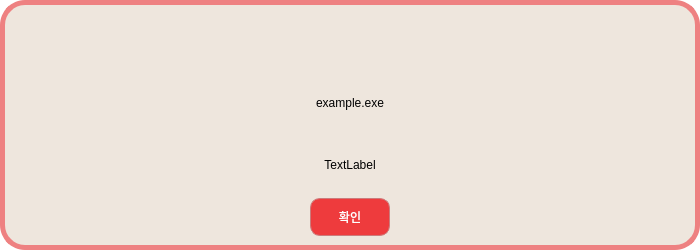
<?xml version="1.0" encoding="UTF-8"?>
<ui version="4.0">
 <class>Dialog</class>
 <widget class="QDialog" name="Dialog">
  <property name="geometry">
   <rect>
    <x>0</x>
    <y>0</y>
    <width>700</width>
    <height>250</height>
   </rect>
  </property>
  <property name="minimumSize">
   <size>
    <width>700</width>
    <height>250</height>
   </size>
  </property>
  <property name="maximumSize">
   <size>
    <width>700</width>
    <height>250</height>
   </size>
  </property>
  <property name="windowTitle">
   <string>Dialog</string>
  </property>
  <property name="styleSheet">
   <string notr="true">background-color: transparent;</string>
  </property>
  <layout class="QVBoxLayout" name="verticalLayout">
   <property name="spacing">
    <number>0</number>
   </property>
   <property name="leftMargin">
    <number>0</number>
   </property>
   <property name="topMargin">
    <number>0</number>
   </property>
   <property name="rightMargin">
    <number>0</number>
   </property>
   <property name="bottomMargin">
    <number>0</number>
   </property>
   <item alignment="Qt::AlignLeft">
    <widget class="QStackedWidget" name="alert_stackedWidget">
     <property name="styleSheet">
      <string notr="true">QLabel {	
	font: 63 20pt &quot;SUIT ExtraBold&quot;;
}

QPushButton {
	font: 63 13pt &quot;SUIT ExtraBold&quot;;
	background-color: #EE3B3D;
	color: white;
	border: 1px solid #CC7B7B;
	border-radius: 10px;
}

QPushButton::hover {
	background-color: #FF6666;
}

</string>
     </property>
     <property name="currentIndex">
      <number>0</number>
     </property>
     <widget class="QWidget" name="network_alert">
      <property name="minimumSize">
       <size>
        <width>700</width>
        <height>0</height>
       </size>
      </property>
      <property name="maximumSize">
       <size>
        <width>700</width>
        <height>16777215</height>
       </size>
      </property>
      <property name="styleSheet">
       <string notr="true">#network_alert_frame {
	background-color: #EEE6DD;
	border: 5px solid #EE8181;
	border-radius: 25px;
}</string>
      </property>
      <layout class="QVBoxLayout" name="verticalLayout_2">
       <property name="spacing">
        <number>0</number>
       </property>
       <property name="leftMargin">
        <number>0</number>
       </property>
       <property name="topMargin">
        <number>0</number>
       </property>
       <property name="rightMargin">
        <number>0</number>
       </property>
       <property name="bottomMargin">
        <number>0</number>
       </property>
       <item>
        <widget class="QFrame" name="network_alert_frame">
         <property name="maximumSize">
          <size>
           <width>16777215</width>
           <height>250</height>
          </size>
         </property>
         <property name="frameShape">
          <enum>QFrame::StyledPanel</enum>
         </property>
         <property name="frameShadow">
          <enum>QFrame::Raised</enum>
         </property>
         <layout class="QVBoxLayout" name="verticalLayout_4">
          <item>
           <widget class="QLabel" name="warining_icon">
            <property name="text">
             <string/>
            </property>
            <property name="pixmap">
             <pixmap resource="../resources/resources.qrc">:/Icons/images/Alert circle.png</pixmap>
            </property>
            <property name="alignment">
             <set>Qt::AlignCenter</set>
            </property>
           </widget>
          </item>
          <item>
           <widget class="QLabel" name="process_name_label">
            <property name="text">
             <string>example.exe</string>
            </property>
            <property name="alignment">
             <set>Qt::AlignCenter</set>
            </property>
           </widget>
          </item>
          <item>
           <widget class="QLabel" name="warning_message_label">
            <property name="text">
             <string>TextLabel</string>
            </property>
            <property name="alignment">
             <set>Qt::AlignCenter</set>
            </property>
           </widget>
          </item>
          <item alignment="Qt::AlignHCenter">
           <widget class="QPushButton" name="btn_ok_1">
            <property name="minimumSize">
             <size>
              <width>80</width>
              <height>38</height>
             </size>
            </property>
            <property name="maximumSize">
             <size>
              <width>80</width>
              <height>38</height>
             </size>
            </property>
            <property name="text">
             <string>확인</string>
            </property>
           </widget>
          </item>
         </layout>
        </widget>
       </item>
      </layout>
     </widget>
     <widget class="QWidget" name="suspect_alert">
      <property name="styleSheet">
       <string notr="true">#suspect_alert_frame {
	background-color: #EEE6DD;
	border: 5px solid #EE8181;
	border-radius: 25px;
}</string>
      </property>
      <layout class="QHBoxLayout" name="horizontalLayout">
       <property name="spacing">
        <number>0</number>
       </property>
       <property name="leftMargin">
        <number>0</number>
       </property>
       <property name="topMargin">
        <number>0</number>
       </property>
       <property name="rightMargin">
        <number>0</number>
       </property>
       <property name="bottomMargin">
        <number>0</number>
       </property>
       <item>
        <widget class="QFrame" name="suspect_alert_frame">
         <property name="maximumSize">
          <size>
           <width>456</width>
           <height>16777215</height>
          </size>
         </property>
         <property name="frameShape">
          <enum>QFrame::StyledPanel</enum>
         </property>
         <property name="frameShadow">
          <enum>QFrame::Raised</enum>
         </property>
         <layout class="QVBoxLayout" name="verticalLayout_3">
          <item>
           <widget class="QLabel" name="warining_icon_2">
            <property name="text">
             <string/>
            </property>
            <property name="pixmap">
             <pixmap resource="../resources/resources.qrc">:/Icons/images/Bell.png</pixmap>
            </property>
            <property name="alignment">
             <set>Qt::AlignCenter</set>
            </property>
           </widget>
          </item>
          <item>
           <widget class="QLabel" name="process_name_label_2">
            <property name="text">
             <string>example.exe</string>
            </property>
            <property name="alignment">
             <set>Qt::AlignCenter</set>
            </property>
           </widget>
          </item>
          <item>
           <widget class="QFrame" name="frame">
            <property name="frameShape">
             <enum>QFrame::StyledPanel</enum>
            </property>
            <property name="frameShadow">
             <enum>QFrame::Raised</enum>
            </property>
            <layout class="QHBoxLayout" name="horizontalLayout_2">
             <item>
              <spacer name="horizontalSpacer">
               <property name="orientation">
                <enum>Qt::Horizontal</enum>
               </property>
               <property name="sizeType">
                <enum>QSizePolicy::Maximum</enum>
               </property>
               <property name="sizeHint" stdset="0">
                <size>
                 <width>40</width>
                 <height>20</height>
                </size>
               </property>
              </spacer>
             </item>
             <item alignment="Qt::AlignRight">
              <widget class="QLabel" name="suspect_level_title">
               <property name="text">
                <string>의심  수준  -  </string>
               </property>
              </widget>
             </item>
             <item alignment="Qt::AlignLeft">
              <widget class="QLabel" name="suspect_level">
               <property name="text">
                <string>TextLabel</string>
               </property>
              </widget>
             </item>
            </layout>
           </widget>
          </item>
          <item alignment="Qt::AlignHCenter">
           <widget class="QPushButton" name="btn_ok_2">
            <property name="minimumSize">
             <size>
              <width>80</width>
              <height>38</height>
             </size>
            </property>
            <property name="maximumSize">
             <size>
              <width>80</width>
              <height>38</height>
             </size>
            </property>
            <property name="text">
             <string>확인</string>
            </property>
           </widget>
          </item>
         </layout>
        </widget>
       </item>
      </layout>
     </widget>
    </widget>
   </item>
  </layout>
 </widget>
 <resources>
  <include location="../resources/resources.qrc"/>
 </resources>
 <connections/>
</ui>
